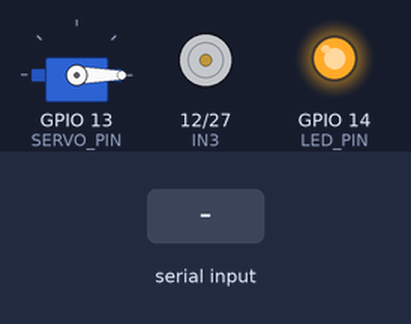
This sketch was run on a simulated ESP32. On the bench: servo, motor-driver pin pairs drawn as motors (green arrow = first pin HIGH = forward, orange = second pin HIGH = backward, longer = more drive), output pins drawn as LEDs (lit = HIGH). The inputs (shaded band) are chosen by the test bench.

Above: at 1.2 s.
1.3 s: "d90\n" received over Serial
At 2.0 s:
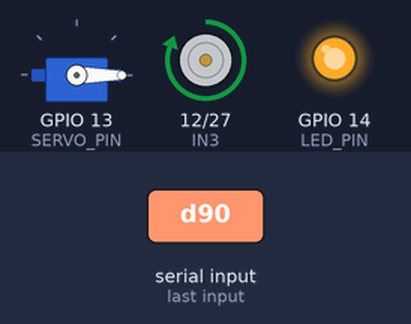
At 2.35 s:
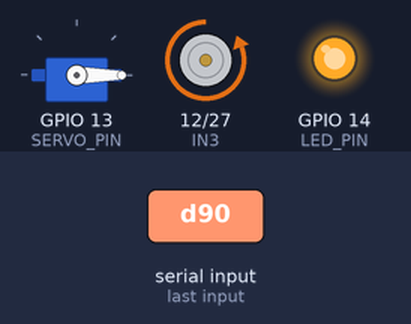
Timing chart, 0 to 10.3 s (numbered marks = the images above; inputs shaded):
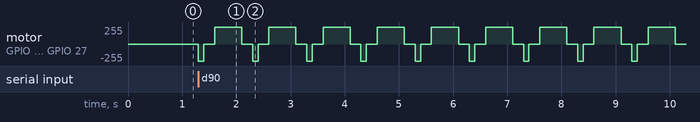

The sketch:

poker_bot.ino
```cpp
#include <ESP32Servo.h>
// Board: ESP32 Dev Module

const int IN3 = 12;
const int IN4 = 27;
const int SERVO_PIN = 13;
const int LED_PIN = 14;

Servo myServo;

void setup() {
  pinMode(IN3, OUTPUT);
  pinMode(IN4, OUTPUT);
  pinMode(LED_PIN, OUTPUT);

  myServo.attach(SERVO_PIN);
  myServo.write(0);

  digitalWrite(LED_PIN, HIGH);

  Serial.begin(115200);
}

void dispense(int card_num){
  for(int i = 0; i < card_num; i++){
    digitalWrite(IN3, LOW);
    digitalWrite(IN4, HIGH);
    delay(100);
    digitalWrite(IN3, LOW);
    digitalWrite(IN4, LOW);
    delay(200);
    digitalWrite(IN3, HIGH);
    digitalWrite(IN4, LOW);
    delay(500);
    digitalWrite(IN3, LOW);
    digitalWrite(IN4, LOW);
    delay(200);
  }
}

void turn(int angle){
  myServo.write(angle);
}

void loop() {
  if (Serial.available() > 0) {
    char command = Serial.read();
    //Serial.println(command);

    if (command == 'd'){
      int cards = Serial.parseInt();
      if (cards != 0){
        dispense(cards);
        //Serial.print("Dispense ");
        //Serial.println(cards);
      }
    }

    else if(command == 't'){
      int degs = Serial.parseInt();
      turn(degs);
      //Serial.print("Turn ");
      //Serial.println(degs);
    }
  }
}
```

Measured:
- after the input at 1.3 s, motor on GPIO 12 (IN3) / GPIO 27 (IN4): stopped → backward 255/255 at once, then repeats every 1.0 s: stopped 0.20 s, forward 255/255 0.50 s, stopped 0.20 s, backward 255/255 0.10 s
